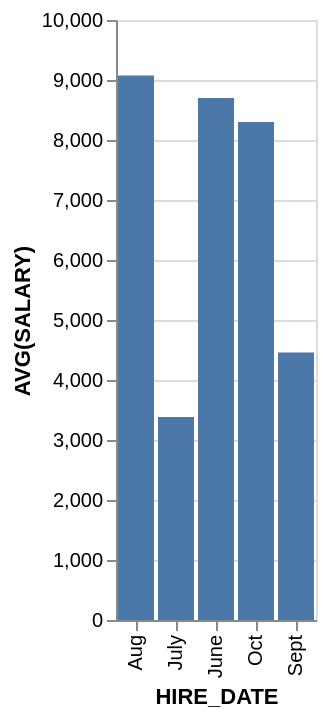

Specify this chart in Vega-Lite:
### Vega-Lite specification from a JSON file in a GitHub repository (floating-point values rounded to 4 significant figures)
{"data": {"values": [{"x_data": "June", "y_data": 8700}, {"x_data": "July", "y_data": 3383.0}, {"x_data": "Aug", "y_data": 9074.0}, {"x_data": "Sept", "y_data": 4459.0}, {"x_data": "Oct", "y_data": 8300}]}, "mark": "bar", "encoding": {"x": {"field": "x_data", "type": "nominal", "title": "HIRE_DATE", "sort": "ascending"}, "y": {"field": "y_data", "type": "quantitative", "title": "AVG(SALARY)"}}}
